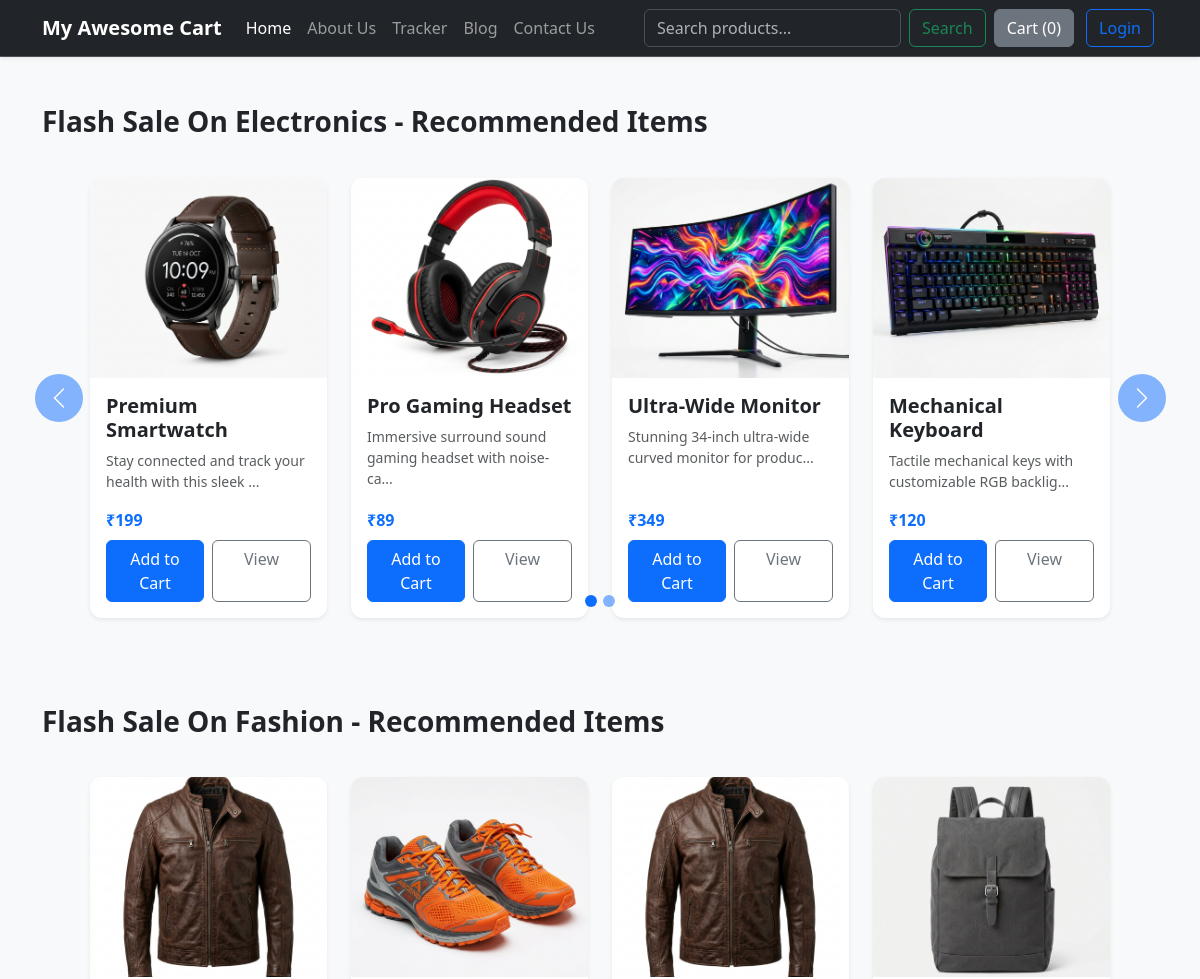
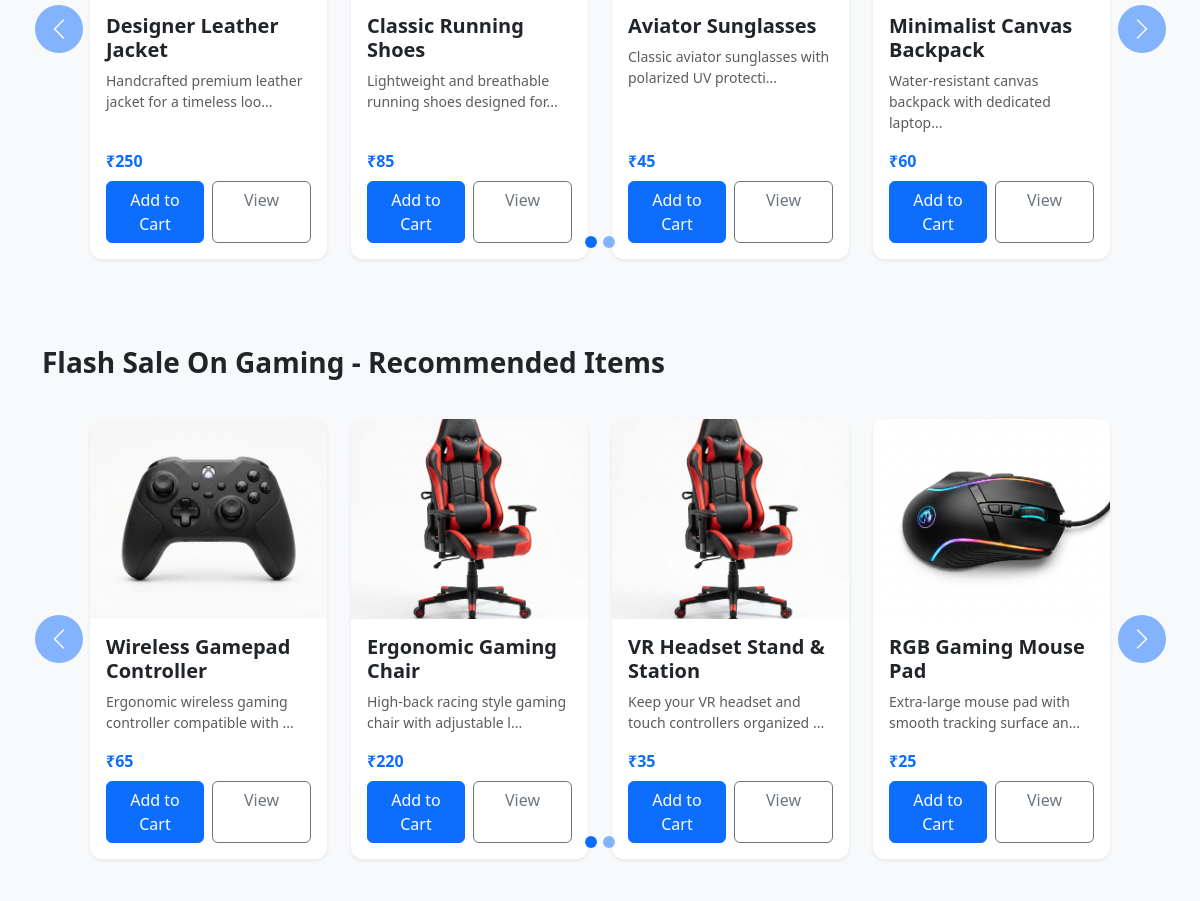
Page /shop/search/ on the committed database (2 pictures, top to bottom).
### shop/models.py (models this page shows, shortened)
class Product(models.Model):
    product_name = models.CharField(max_length=50)
    category = models.CharField(max_length=50, default="")
    subcategory = models.CharField(max_length=50, default="")
    price = models.IntegerField(default=0)
    description = models.CharField(max_length=300)
    pub_date = models.DateField()
    image = models.ImageField(upload_to="shop/images", default="")
    views = models.IntegerField(default=0)

### shop/views.py (the view, shortened to what this page needs)
# urls.py: path("search/",views.search ,name="Search"),
def search(request):
    query = request.GET.get('query', '')
    allProds = []
    catprods = Product.objects.values('category', 'id')
    cats = {item['category'] for item in catprods}
    for cat in cats:
        prodtemp = Product.objects.filter(category=cat)
        prod = [item for item in prodtemp if searchMatch(query, item)]
        n = len(prod)
        nSlides = n // 4 + math.ceil((n / 4) - (n // 4))
        if len(prod) != 0:
            allProds.append([prod, range(1, nSlides), nSlides])
    context = {'allProds': allProds}
    if len(allProds) == 0:
        context['message'] = "Please match your query correctly. No products found matching your search criteria."
    return render(request, 'shop/search.html', context)

### shop/views.py (called while the page is built)
def searchMatch(query, item):
    if query.lower() in item.product_name.lower() or query.lower() in item.description.lower():
        return True
    else:
        return False

### shop/Templates/shop/search.html (shortened to what this page needs)
{% extends "shop/basic.html" %}
{% load static %}
{% block body %}
<div class="container my-5">
  {% for product, range, nSlides in allProds %}
  <h3 class="fw-bold my-4 text-dark text-center text-md-start">Flash Sale On {{product.0.category}} - Recommended Items</h3>
  <div class="row">
    <div id="productCarousel{{forloop.counter}}" class="col carousel slide mb-5" data-bs-ride="carousel">
      <div class="carousel-indicators mb-n3">
        <button type="button" data-bs-target="#productCarousel{{forloop.counter}}" data-bs-slide-to="0" class="active" aria-current="true"></button>
        {% for i in range %}
          <button type="button" data-bs-target="#productCarousel{{forloop.parentloop.counter}}" data-bs-slide-to="{{i}}"></button>
        {% endfor %}
      </div>
      <div class="carousel-inner px-md-5">
        <div class="carousel-item active">
          <div class="row g-4">
            {% for p in product %}
            <div class="col-12 col-sm-6 col-md-4 col-lg-3">
              <div class="card product-card h-100 shadow-sm">
                <img src="/media/{{p.image}}" class="card-img-top" alt="{{p.product_name}}">
                <div class="card-body d-flex flex-column justify-content-between">
                  <div>
                    <h5 class="card-title fw-semibold" id="namepr{{p.id}}">{{p.product_name}}</h5>
                    <p class="card-text text-muted small">{{p.description | slice:"0:53"}}...</p>
                  </div>
                  <div class="mt-3">
                    <div class="fw-bold text-primary mb-2">₹<span id="pricepr{{p.id}}">{{p.price}}</span></div>
                    <div class="d-flex gap-2">
                      <span id="divpr{{p.id}}" class="w-50">
                        <button id="pr{{p.id}}" class="btn btn-primary w-100 cart">Add to Cart</button>
                      </span>
                      <a href="/shop/products/{{p.id}}" class="btn btn-outline-secondary w-50">View</a>
                    </div>
                  </div>
                </div>
              </div>
            </div>
            {% if forloop.counter|divisibleby:4 and not forloop.last %}
          </div>
        </div>
            {% endif %}
            {% endfor %}
      </div>
      <button class="carousel-control-prev" type="button" data-bs-target="#productCarousel{{forloop.counter}}" data-bs-slide="prev">
        <span class="carousel-control-prev-icon" aria-hidden="true"></span>
      </button>
      <button class="carousel-control-next" type="button" data-bs-target="#productCarousel{{forloop.counter}}" data-bs-slide="next">
        <span class="carousel-control-next-icon" aria-hidden="true"></span>
      </button>
    </div>
  </div>
  {% endfor %}
</div>
{% endblock %}

### shop/Templates/shop/search.html (style rules this page uses)
:root { --primary-color: #0d6efd; --hover-lift: -6px; }
body { background-color: #f8f9fa; }
.product-card { border: none; border-radius: 12px; transition: transform 0.3s ease, box-shadow 0.3s ease; background: #ffffff; }
.product-card img { border-top-left-radius: 12px; border-top-right-radius: 12px; height: 200px; object-fit: cover; }
.carousel-control-prev, .carousel-control-next { width: 5%; }
.carousel-control-prev-icon, .carousel-control-next-icon { background-color: var(--primary-color); border-radius: 50%; padding: 1.5rem; background-size: 50%; }
.carousel-indicators [data-bs-target] { background-color: var(--primary-color); width: 12px; height: 12px; border-radius: 50%; }
.carousel-inner { padding: 15px 0; }

### rows in the picture
Product: category "Electronics", image (picture), product_name "Premium Smartwatch", description "Stay connected and track your health with this sleek", price "199"
Product: image (picture), product_name "Pro Gaming Headset", description "Immersive surround sound gaming headset with noise-ca", price "89"
Product: image (picture), product_name "Ultra-Wide Monitor", description "Stunning 34-inch ultra-wide curved monitor for produc", price "349"
Product: image (picture), product_name "Mechanical Keyboard", description "Tactile mechanical keys with customizable RGB backlig", price "120"
Product: category "Fashion", image (picture), product_name "Designer Leather Jacket", description "Handcrafted premium leather jacket for a timeless loo", price "250"
Product: image (picture), product_name "Classic Running Shoes", description "Lightweight and breathable running shoes designed for", price "85"
Product: image (picture), product_name "Aviator Sunglasses", description "Classic aviator sunglasses with polarized UV protecti", price "45"
Product: image (picture), product_name "Minimalist Canvas Backpack", description "Water-resistant canvas backpack with dedicated laptop", price "60"
Product: category "Gaming", image (picture), product_name "Wireless Gamepad Controller", description "Ergonomic wireless gaming controller compatible with", price "65"
Product: image (picture), product_name "Ergonomic Gaming Chair", description "High-back racing style gaming chair with adjustable l", price "220"
Product: image (picture), product_name "VR Headset Stand & Station", description "Keep your VR headset and touch controllers organized", price "35"
Product: image (picture), product_name "RGB Gaming Mouse Pad", description "Extra-large mouse pad with smooth tracking surface an", price "25"
